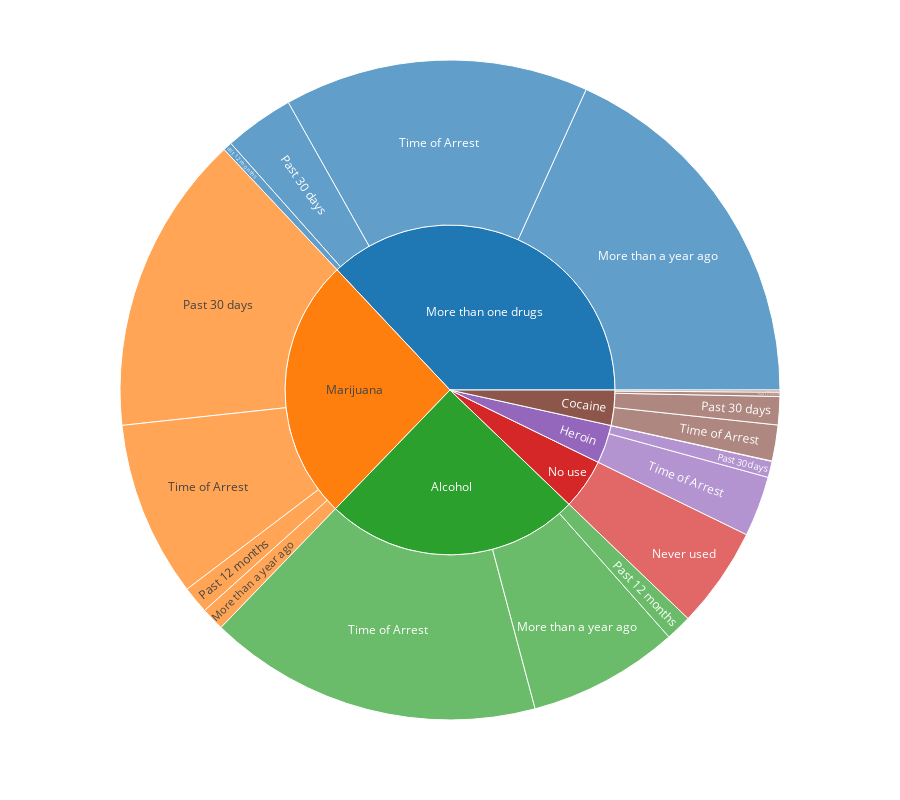
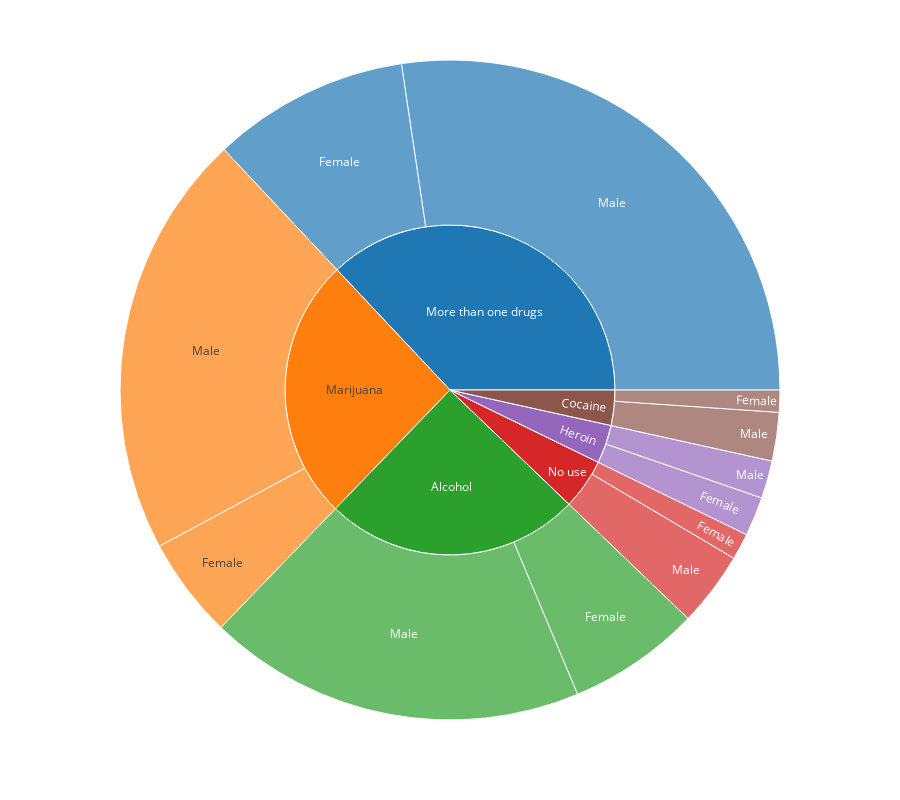
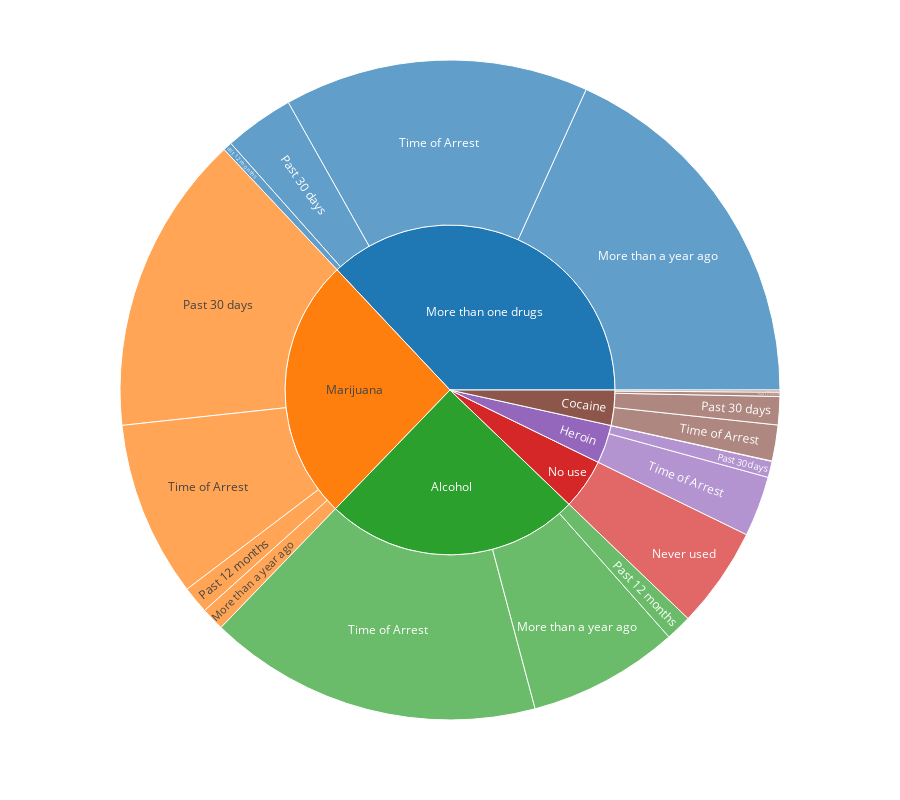
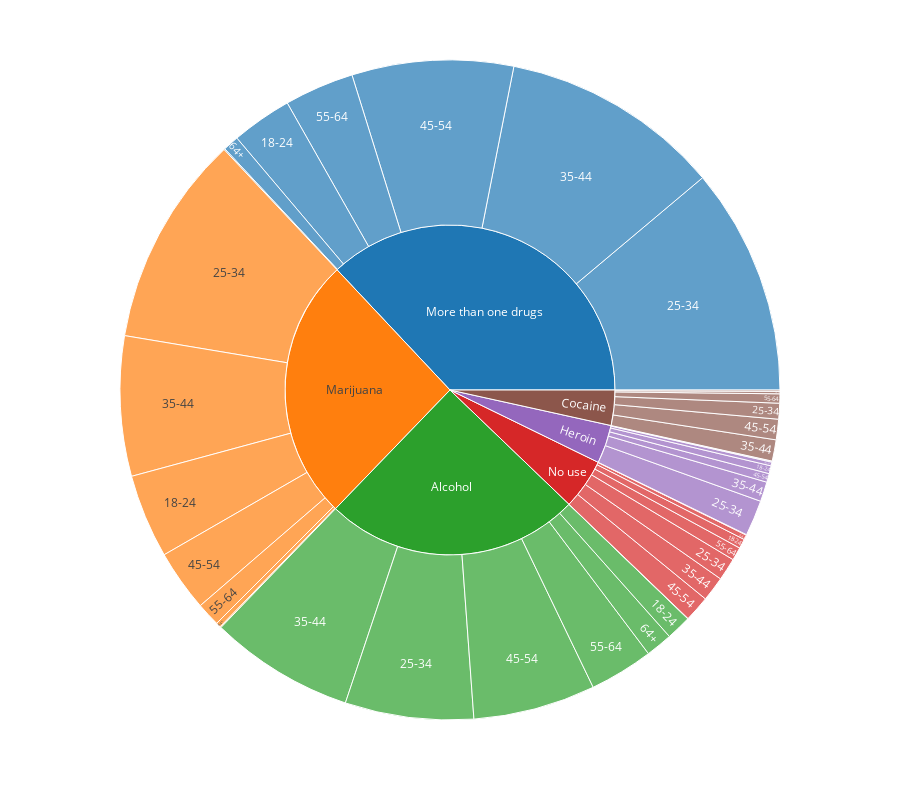

The code cell stored with these charts, in order, in its notebook:
### Code cell
from dash import Dash, dcc, html, Input, Output
import plotly.express as px

# token = open(".sk.eyJ1IjoicGhpbGVua3UiLCJhIjoiY2w4eGlkcmQwMDUyZzNvazRhaXhmZndjMiJ9.dyAPb-U-r2-V7muIc-orrQ").read() # you will need your own token


app = Dash(__name__)

app.layout = html.Div([
    html.H4('Sunburst Visualization of The Distribution of Different Types of Drugs Among Prisoners'),
    html.P("Select a criteria to view:"),
    dcc.RadioItems(
        id='candidate', 
        options=["time_of_use", "Age_group", "Sex", "Race"],
        value="time_of_use",
        inline=True
    ),
    dcc.Graph(id="graph"),
])
text_dict = {'Alcohol_percentage': 'Alcohol',
 'Marijuana_percentage': 'Marijuana',
 'Heroin_percentage': 'Heroin',
 'Cocaine_percentage': 'Cocaine',
 "count": "num_prisoners"}

@app.callback(
    Output("graph", "figure"), 
    Input("candidate", "value"))
def display_choropleth(candidate):
    fig = px.sunburst(df_2, path=["num_drugs", candidate],
                      color_discrete_sequence=px.colors.qualitative.D3,
                      height=800, width=900
)   
    # fig.update_layout(
    #     margin = dict(t=0, l=0, r=10, b=0),

    # )

    fig.show()

    return fig

app.run_server(debug=True, use_reloader=False)

### Figure 1 — Plotly figure (JSON) as saved in the notebook; plotly's stock layout.template omitted (floating-point values rounded to 4 significant figures)
{"data": [{"branchvalues": "total", "domain": {"x": [0, 1], "y": [0, 1]}, "hovertemplate": "labels=%{label}<br>count=%{value}<br>parent=%{parent}<br>id=%{id}<extra></extra>", "ids": ["Alcohol/More than a year ago", "Cocaine/More than a year ago", "Heroin/More than a year ago", "Marijuana/More than a year ago", "More than one drugs/More than a year ago", "No use/Never used", "Alcohol/Past 12 months", "Cocaine/Past 12 months", "Marijuana/Past 12 months", "More than one drugs/Past 12 months", "Cocaine/Past 30 days", "Heroin/Past 30 days", "Marijuana/Past 30 days", "More than one drugs/Past 30 days", "Alcohol/Time of Arrest", "Cocaine/Time of Arrest", "Heroin/Time of Arrest", "Marijuana/Time of Arrest", "More than one drugs/Time of Arrest", "Alcohol", "Cocaine", "Heroin", "Marijuana", "More than one drugs", "No use"], "labels": ["More than a year ago", "More than a year ago", "More than a year ago", "More than a year ago", "More than a year ago", "Never used", "Past 12 months", "Past 12 months", "Past 12 months", "Past 12 months", "Past 30 days", "Past 30 days", "Past 30 days", "Past 30 days", "Time of Arrest", "Time of Arrest", "Time of Arrest", "Time of Arrest", "Time of Arrest", "Alcohol", "Cocaine", "Heroin", "Marijuana", "More than one drugs", "No use"], "name": "", "parents": ["Alcohol", "Cocaine", "Heroin", "Marijuana", "More than one drugs", "No use", "Alcohol", "Cocaine", "Marijuana", "More than one drugs", "Cocaine", "Heroin", "Marijuana", "More than one drugs", "Alcohol", "Cocaine", "Heroin", "Marijuana", "More than one drugs", "", "", "", "", "", ""], "type": "sunburst", "values": [1837, 26, 4, 283, 4530, 1230, 318, 52, 332, 109, 343, 197, 3654, 848, 4066, 438, 735, 2138, 3708, 6221, 859, 936, 6407, 9195, 1230]}], "layout": {"height": 800, "legend": {"tracegroupgap": 0}, "margin": {"t": 60}, "sunburstcolorway": ["#1F77B4", "#FF7F0E", "#2CA02C", "#D62728", "#9467BD", "#8C564B", "#E377C2", "#7F7F7F", "#BCBD22", "#17BECF"], "width": 900}}

### Figure 2 — Plotly figure (JSON) as saved in the notebook; plotly's stock layout.template omitted (floating-point values rounded to 4 significant figures)
{"data": [{"branchvalues": "total", "domain": {"x": [0, 1], "y": [0, 1]}, "hovertemplate": "labels=%{label}<br>count=%{value}<br>parent=%{parent}<br>id=%{id}<extra></extra>", "ids": ["Alcohol/Female", "Cocaine/Female", "Heroin/Female", "Marijuana/Female", "More than one drugs/Female", "No use/Female", "Alcohol/Male", "Cocaine/Male", "Heroin/Male", "Marijuana/Male", "More than one drugs/Male", "No use/Male", "Alcohol", "Cocaine", "Heroin", "Marijuana", "More than one drugs", "No use"], "labels": ["Female", "Female", "Female", "Female", "Female", "Female", "Male", "Male", "Male", "Male", "Male", "Male", "Alcohol", "Cocaine", "Heroin", "Marijuana", "More than one drugs", "No use"], "name": "", "parents": ["Alcohol", "Cocaine", "Heroin", "Marijuana", "More than one drugs", "No use", "Alcohol", "Cocaine", "Heroin", "Marijuana", "More than one drugs", "No use", "", "", "", "", "", ""], "type": "sunburst", "values": [1616, 269, 476, 1227, 2398, 321, 4605, 590, 460, 5180, 6797, 909, 6221, 859, 936, 6407, 9195, 1230]}], "layout": {"height": 800, "legend": {"tracegroupgap": 0}, "margin": {"t": 60}, "sunburstcolorway": ["#1F77B4", "#FF7F0E", "#2CA02C", "#D62728", "#9467BD", "#8C564B", "#E377C2", "#7F7F7F", "#BCBD22", "#17BECF"], "width": 900}}

### Figure 3 — Plotly figure (JSON) as saved in the notebook; plotly's stock layout.template omitted (floating-point values rounded to 4 significant figures)
{"data": [{"branchvalues": "total", "domain": {"x": [0, 1], "y": [0, 1]}, "hovertemplate": "labels=%{label}<br>count=%{value}<br>parent=%{parent}<br>id=%{id}<extra></extra>", "ids": ["Alcohol/More than a year ago", "Cocaine/More than a year ago", "Heroin/More than a year ago", "Marijuana/More than a year ago", "More than one drugs/More than a year ago", "No use/Never used", "Alcohol/Past 12 months", "Cocaine/Past 12 months", "Marijuana/Past 12 months", "More than one drugs/Past 12 months", "Cocaine/Past 30 days", "Heroin/Past 30 days", "Marijuana/Past 30 days", "More than one drugs/Past 30 days", "Alcohol/Time of Arrest", "Cocaine/Time of Arrest", "Heroin/Time of Arrest", "Marijuana/Time of Arrest", "More than one drugs/Time of Arrest", "Alcohol", "Cocaine", "Heroin", "Marijuana", "More than one drugs", "No use"], "labels": ["More than a year ago", "More than a year ago", "More than a year ago", "More than a year ago", "More than a year ago", "Never used", "Past 12 months", "Past 12 months", "Past 12 months", "Past 12 months", "Past 30 days", "Past 30 days", "Past 30 days", "Past 30 days", "Time of Arrest", "Time of Arrest", "Time of Arrest", "Time of Arrest", "Time of Arrest", "Alcohol", "Cocaine", "Heroin", "Marijuana", "More than one drugs", "No use"], "name": "", "parents": ["Alcohol", "Cocaine", "Heroin", "Marijuana", "More than one drugs", "No use", "Alcohol", "Cocaine", "Marijuana", "More than one drugs", "Cocaine", "Heroin", "Marijuana", "More than one drugs", "Alcohol", "Cocaine", "Heroin", "Marijuana", "More than one drugs", "", "", "", "", "", ""], "type": "sunburst", "values": [1837, 26, 4, 283, 4530, 1230, 318, 52, 332, 109, 343, 197, 3654, 848, 4066, 438, 735, 2138, 3708, 6221, 859, 936, 6407, 9195, 1230]}], "layout": {"height": 800, "legend": {"tracegroupgap": 0}, "margin": {"t": 60}, "sunburstcolorway": ["#1F77B4", "#FF7F0E", "#2CA02C", "#D62728", "#9467BD", "#8C564B", "#E377C2", "#7F7F7F", "#BCBD22", "#17BECF"], "width": 900}}

### Figure 4 — Plotly figure (JSON) as saved in the notebook; plotly's stock layout.template omitted (floating-point values rounded to 4 significant figures)
{"data": [{"branchvalues": "total", "domain": {"x": [0, 1], "y": [0, 1]}, "hovertemplate": "labels=%{label}<br>count=%{value}<br>parent=%{parent}<br>id=%{id}<extra></extra>", "ids": ["Alcohol/18-24", "Cocaine/18-24", "Heroin/18-24", "Marijuana/18-24", "More than one drugs/18-24", "No use/18-24", "Alcohol/25-34", "Cocaine/25-34", "Heroin/25-34", "Marijuana/25-34", "More than one drugs/25-34", "No use/25-34", "Alcohol/35-44", "Cocaine/35-44", "Heroin/35-44", "Marijuana/35-44", "More than one drugs/35-44", "No use/35-44", "Alcohol/45-54", "Cocaine/45-54", "Heroin/45-54", "Marijuana/45-54", "More than one drugs/45-54", "No use/45-54", "Alcohol/55-64", "Cocaine/55-64", "Heroin/55-64", "Marijuana/55-64", "More than one drugs/55-64", "No use/55-64", "Alcohol/64+", "Cocaine/64+", "Heroin/64+", "Marijuana/64+", "More than one drugs/64+", "No use/64+", "Alcohol/<18", "Heroin/<18", "Marijuana/<18", "More than one drugs/<18", "No use/<18", "Alcohol", "Cocaine", "Heroin", "Marijuana", "More than one drugs", "No use"], "labels": ["18-24", "18-24", "18-24", "18-24", "18-24", "18-24", "25-34", "25-34", "25-34", "25-34", "25-34", "25-34", "35-44", "35-44", "35-44", "35-44", "35-44", "35-44", "45-54", "45-54", "45-54", "45-54", "45-54", "45-54", "55-64", "55-64", "55-64", "55-64", "55-64", "55-64", "64+", "64+", "64+", "64+", "64+", "64+", "<18", "<18", "<18", "<18", "<18", "Alcohol", "Cocaine", "Heroin", "Marijuana", "More than one drugs", "No use"], "name": "", "parents": ["Alcohol", "Cocaine", "Heroin", "Marijuana", "More than one drugs", "No use", "Alcohol", "Cocaine", "Heroin", "Marijuana", "More than one drugs", "No use", "Alcohol", "Cocaine", "Heroin", "Marijuana", "More than one drugs", "No use", "Alcohol", "Cocaine", "Heroin", "Marijuana", "More than one drugs", "No use", "Alcohol", "Cocaine", "Heroin", "Marijuana", "More than one drugs", "No use", "Alcohol", "Cocaine", "Heroin", "Marijuana", "More than one drugs", "No use", "Alcohol", "Heroin", "Marijuana", "More than one drugs", "No use", "", "", "", "", "", ""], "type": "sunburst", "values": [305, 29, 96, 1021, 737, 116, 1563, 192, 435, 2574, 2764, 275, 1758, 259, 240, 1702, 2677, 301, 1488, 249, 106, 749, 1964, 314, 777, 113, 46, 289, 847, 160, 325, 17, 12, 59, 193, 58, 5, 1, 13, 13, 6, 6221, 859, 936, 6407, 9195, 1230]}], "layout": {"height": 800, "legend": {"tracegroupgap": 0}, "margin": {"t": 60}, "sunburstcolorway": ["#1F77B4", "#FF7F0E", "#2CA02C", "#D62728", "#9467BD", "#8C564B", "#E377C2", "#7F7F7F", "#BCBD22", "#17BECF"], "width": 900}}
